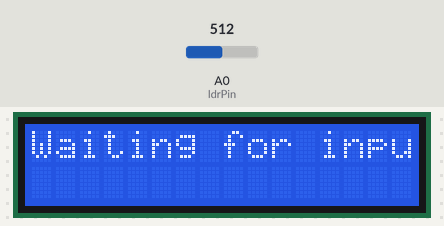
Simulated run of this sketch. Board: Arduino Uno, built with avr-gcc and run on an emulated ATmega328P. Parts: 16×2 character LCD. The inputs (shaded band) are chosen by the test bench; at power-on: A0 (ldrPin) = 512.

Above: at 0.1 s.
At 2.1 s:
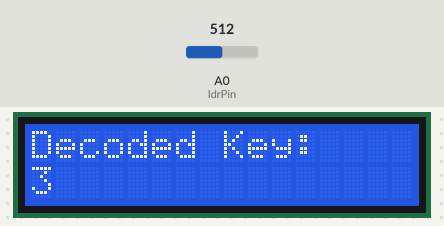
2.2 s: A0 (ldrPin) set to 490
At 3.4 s:
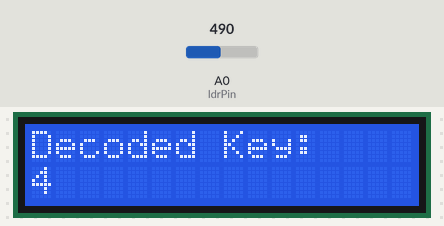
Timing chart, 0 to 5.2 s (numbered marks = the images above; inputs shaded):
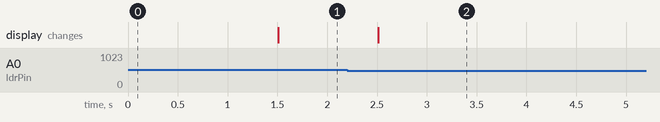

Measured:
- after the input at 2.2 s, the display: changes after 0.31 s (image 2)

The sketch:

RightArduino.ino
```cpp
#include <LiquidCrystal.h>

const int ldrPin = A0; // LDR sensor connected to analog pin A0
const int threshold = 500; // Threshold value for detecting LED blink (adjust as needed)

// Initialize the LCD (pin numbers may vary based on your setup)
LiquidCrystal lcd(12, 11, 5, 4, 3, 2);

long lastBlinkTime = 0;  // Time of last blink detected
String receivedBinaryPattern = "";  // Store the binary pattern of blinks
int blinkCounter = 0;    // Counter for detecting each blink

void setup() {
  lcd.begin(16, 2); // Initialize the LCD's columns and rows
  lcd.print("Waiting for input...");
  pinMode(ldrPin, INPUT);  // Set LDR as input
  Serial.begin(9600);  // Start serial communication
}

void loop() {
  int ldrValue = analogRead(ldrPin);  // Read the LDR value

  // If LDR value is above the threshold, we detect a blink
  if (ldrValue > threshold) {
    if (millis() - lastBlinkTime > 500) {  // Debounce to avoid multiple readings
      lastBlinkTime = millis();
      receivedBinaryPattern += '1';  // Register '1' for blink detected
      blinkCounter++;  // Count the blink
    }
  } else {
    // If no blink detected, register '0' after a small delay (debouncing)
    if (millis() - lastBlinkTime > 500 && blinkCounter > 0) {
      receivedBinaryPattern += '0';  // Register '0' for no blink
    }
  }

  // After enough bits are received, decode the pattern
  if (receivedBinaryPattern.length() >= 3) {
    lcd.clear();
    lcd.setCursor(0, 0);
    lcd.print("Decoded Key:");

    char decodedKey = decodeBlinkPattern(receivedBinaryPattern);  // Decode the binary pattern
    lcd.setCursor(0, 1);
    lcd.print(decodedKey);  // Display the decoded key on the LCD

    receivedBinaryPattern = "";  // Reset the binary pattern for next input
    blinkCounter = 0;  // Reset the blink counter
  }
}

// Function to decode the binary pattern into corresponding key
char decodeBlinkPattern(String binaryPattern) {
  // Adjust the binary patterns to match the ones set in the Left Arduino code
  if (binaryPattern == "101") return '1';
  if (binaryPattern == "110") return '2';
  if (binaryPattern == "111") return '3';
  if (binaryPattern == "100") return '4';
  if (binaryPattern == "011") return '5';
  if (binaryPattern == "001") return '6';
  if (binaryPattern == "010") return '7';
  if (binaryPattern == "000") return '8';
  if (binaryPattern == "1101") return '9';
  if (binaryPattern == "0010") return '0';
  if (binaryPattern == "0101") return '#';
  if (binaryPattern == "1001") return '*';
  return '?';  // Return a '?' if no match
}
```
